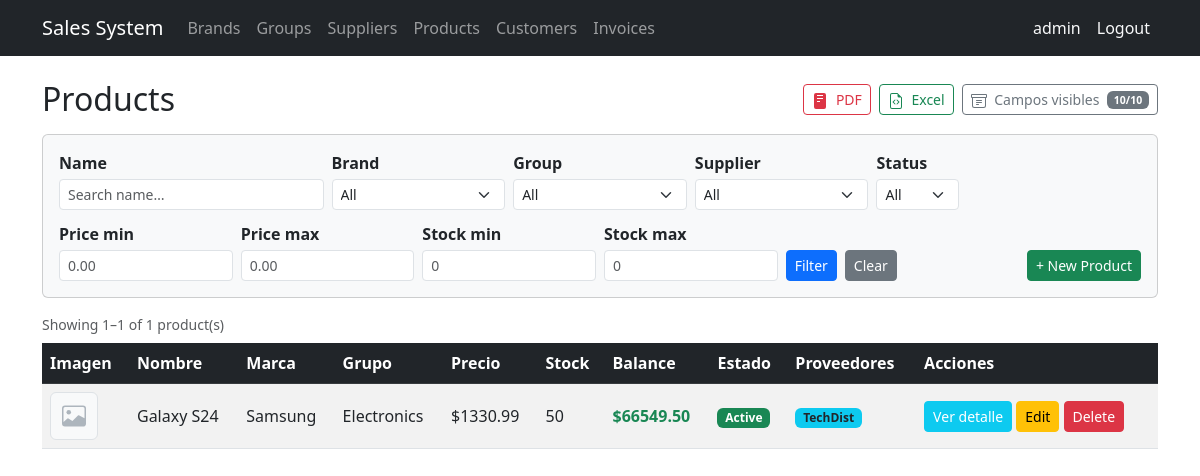
Page /products/ (signed in) on the earlier database version.
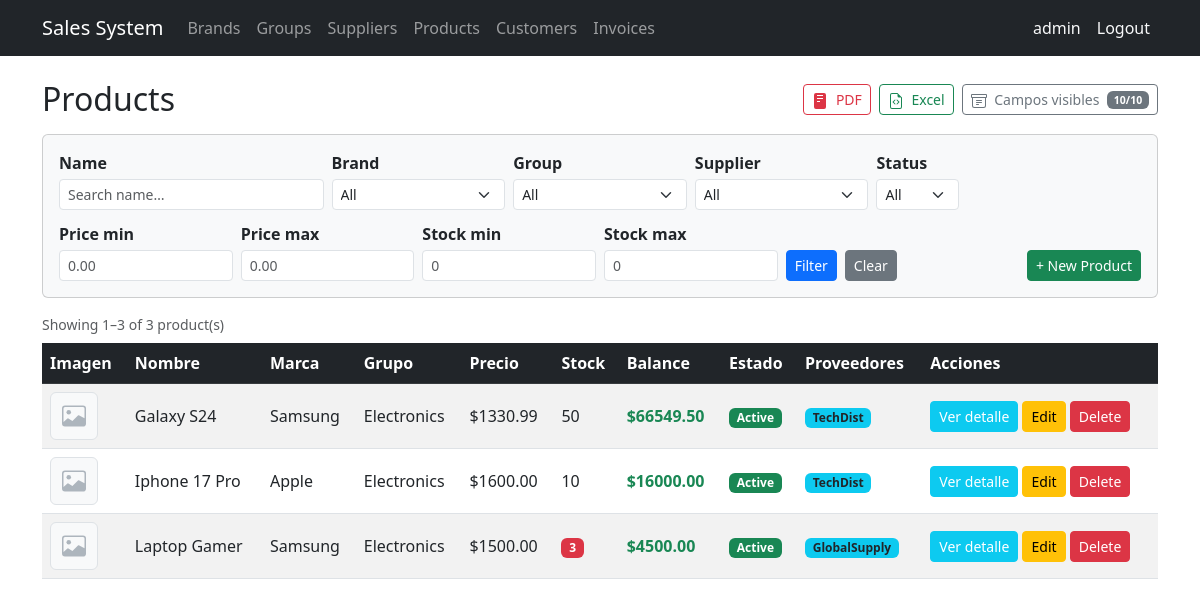
Same page on the later database version.
### billing/models.py (models this page shows, shortened)
class Product(models.Model):
    name = models.CharField(max_length=200, verbose_name='Product Name')
    description = models.TextField(blank=True, null=True)
    brand = models.ForeignKey(Brand, on_delete=models.PROTECT, related_name='products')
    group = models.ForeignKey(ProductGroup, on_delete=models.PROTECT, related_name='products')
    suppliers = models.ManyToManyField(Supplier, related_name='products', blank=True)
    unit_price = models.DecimalField(max_digits=12, decimal_places=2)
    stock = models.IntegerField(default=0)
    image = models.ImageField(upload_to='products/', blank=True, null=True, verbose_name='Image')
    is_active = models.BooleanField(default=True)
    created_at = models.DateTimeField(auto_now_add=True)
    updated_at = models.DateTimeField(auto_now=True)
    class Meta:
        verbose_name = 'Product'
        verbose_name_plural = 'Products'
        ordering = ['name']
    @property
    def balance(self):
        return self.unit_price * self.stock

class Brand(models.Model):
    name = models.CharField(max_length=100, unique=True, verbose_name='Brand Name')
    description = models.TextField(blank=True, null=True)
    is_active = models.BooleanField(default=True)
    created_at = models.DateTimeField(auto_now_add=True)
    updated_at = models.DateTimeField(auto_now=True)
    class Meta:
        verbose_name = 'Brand'
        verbose_name_plural = 'Brands'
        ordering = ['name']

class ProductGroup(models.Model):
    name = models.CharField(max_length=100, unique=True, verbose_name='Group Name')
    is_active = models.BooleanField(default=True)
    created_at = models.DateTimeField(auto_now_add=True)
    updated_at = models.DateTimeField(auto_now=True)
    class Meta:
        verbose_name = 'Product Group'
        verbose_name_plural = 'Product Groups'
        ordering = ['name']

class Supplier(models.Model):
    name = models.CharField(max_length=200, verbose_name='Company Name')
    contact_name = models.CharField(max_length=200, blank=True, null=True)
    email = models.EmailField(blank=True, null=True)
    phone = models.CharField(max_length=20, blank=True, null=True)
    address = models.TextField(blank=True, null=True)
    is_active = models.BooleanField(default=True)
    created_at = models.DateTimeField(auto_now_add=True)
    updated_at = models.DateTimeField(auto_now=True)
    class Meta:
        verbose_name = 'Supplier'
        verbose_name_plural = 'Suppliers'
        ordering = ['name']

### billing/views.py (the view)
# urls.py: path('products/', views.ProductListView.as_view(), name='product_list'),
class ProductListView(LoginRequiredMixin, ExportMixin, ListView):
    model = Product
    template_name = 'billing/product_list.html'
    context_object_name = 'items'
    paginate_by = 10
    export_filename = 'productos'
    export_title = 'Listado de Productos'
    export_fields = [
        ('name',                                      'Nombre'),
        ('brand.name',                                'Marca'),
        ('group.name',                                'Grupo'),
        (lambda o: f"${o.unit_price}",               'Precio'),
        ('stock',                                     'Stock'),
        (lambda o: f"${o.balance:.2f}",              'Balance'),
        (lambda o: 'Activo' if o.is_active else 'Inactivo', 'Estado'),
        (lambda o: ', '.join(s.name for s in o.suppliers.all()), 'Proveedores'),
    ]
    export_fields_map = {
        'name':      ('name',                                      'Nombre'),
        'brand':     ('brand.name',                                'Marca'),
        'group':     ('group.name',                                'Grupo'),
        'price':     (lambda o: f"${o.unit_price}",               'Precio'),
        'stock':     ('stock',                                     'Stock'),
        'balance':   (lambda o: f"${o.balance:.2f}",              'Balance'),
        'status':    (lambda o: 'Activo' if o.is_active else 'Inactivo', 'Estado'),
        'suppliers': (lambda o: ', '.join(s.name for s in o.suppliers.all()), 'Proveedores'),
    }
    def get_queryset(self):
        qs = Product.objects.select_related('brand', 'group').prefetch_related('suppliers')
        g = self.request.GET
        if name := g.get('name', '').strip():
            qs = qs.filter(name__icontains=name)
        if brand := g.get('brand', ''):
            qs = qs.filter(brand_id=brand)
        if group := g.get('group', ''):
            qs = qs.filter(group_id=group)
        if supplier := g.get('supplier', ''):
            qs = qs.filter(suppliers__id=supplier)
        if price_min := g.get('price_min', '').strip():
            qs = qs.filter(unit_price__gte=price_min)
        if price_max := g.get('price_max', '').strip():
            qs = qs.filter(unit_price__lte=price_max)
        if stock_min := g.get('stock_min', '').strip():
            qs = qs.filter(stock__gte=stock_min)
        if stock_max := g.get('stock_max', '').strip():
            qs = qs.filter(stock__lte=stock_max)
        if (is_active := g.get('is_active', '')) in ('true', 'false'):
            qs = qs.filter(is_active=(is_active == 'true'))
        return qs.distinct()
    def get_context_data(self, **kwargs):
        ctx = super().get_context_data(**kwargs)
        ctx['brands'] = Brand.objects.order_by('name')
        ctx['groups'] = ProductGroup.objects.order_by('name')
        ctx['suppliers_list'] = Supplier.objects.order_by('name')
        params = self.request.GET.copy()
        params.pop('page', None)
        ctx['q'] = params
        return ctx

### shared/mixins.py (called while the page is built)
    def get(self, request, *args, **kwargs):
        fmt = request.GET.get('export', '').lower()
        if fmt == 'pdf':
            fields = self._get_active_export_fields(request)
            return self._render_pdf(self.get_queryset(), fields)
        if fmt == 'excel':
            fields = self._get_active_export_fields(request)
            return self._render_excel(self.get_queryset(), fields)
        return super().get(request, *args, **kwargs)

### billing/templates/billing/product_list.html (shortened to what the changed rows need)
{% extends 'billing/base.html' %}
{% block content %}
<div class="d-flex align-items-center justify-content-between mb-3 flex-wrap gap-2">
  <h2 class="mb-0">Products</h2>
  <div class="d-flex gap-2 flex-wrap">
  </div>
</div>
<form method="get" class="card card-body bg-light mb-3">
  <div class="row g-2 align-items-end">
  </div>
  <div class="row g-2 align-items-end mt-1">
  </div>
</form>
<p class="text-muted small mb-2">
  Showing {{ page_obj.start_index }}–{{ page_obj.end_index }} of {{ paginator.count }} product(s)
</p>
<div class="table-responsive">
  <table class="table table-striped table-hover align-middle" id="product-table">
    <thead class="table-dark">
      <tr>
        <th data-col="image">Imagen</th>
        <th data-col="name">Nombre</th>
        <th data-col="brand">Marca</th>
        <th data-col="group">Grupo</th>
        <th data-col="price">Precio</th>
        <th data-col="stock">Stock</th>
        <th data-col="balance">Balance</th>
        <th data-col="status">Estado</th>
        <th data-col="suppliers">Proveedores</th>
        <th data-col="actions">Acciones</th>
      </tr>
    </thead>
    <tbody>
      {% for item in items %}
      <tr>
        <td data-col="image">
          {% if item.image %}
            <img src="{{ item.image.url }}" alt="{{ item.name }}"
                 style="width:48px;height:48px;object-fit:cover;border-radius:6px;">
          {% else %}
            <div class="d-flex align-items-center justify-content-center bg-light border rounded"
                 style="width:48px;height:48px;border-radius:6px!important;" title="Sin imagen">
            </div>
          {% endif %}
        </td>
        <td data-col="name">{{ item.name }}</td>
        <td data-col="brand">{{ item.brand.name }}</td>
        <td data-col="group">{{ item.group.name }}</td>
        <td data-col="price">${{ item.unit_price }}</td>
        <td data-col="stock">
          {% if item.stock <= 5 %}
            <span class="badge bg-danger">{{ item.stock }}</span>
          {% else %}
            {{ item.stock }}
          {% endif %}
        </td>
        <td data-col="balance" class="fw-semibold text-success">${{ item.balance|floatformat:2 }}</td>
        <td data-col="status">
          {% if item.is_active %}
            <span class="badge bg-success">Active</span>
          {% else %}
            <span class="badge bg-secondary">Inactive</span>
          {% endif %}
        </td>
        <td data-col="suppliers">
          {% for s in item.suppliers.all %}
            <span class="badge bg-info text-dark">{{ s.name }}</span>
          {% empty %}
            <span class="text-muted">—</span>
          {% endfor %}
        </td>
        <td data-col="actions">
          <a href="{% url 'billing:product_detail' item.pk %}" class="btn btn-sm btn-info text-white">Ver detalle</a>
          <a href="{% url 'billing:product_update' item.pk %}" class="btn btn-sm btn-warning">Edit</a>
          <a href="{% url 'billing:product_delete' item.pk %}" class="btn btn-sm btn-danger">Delete</a>
        </td>
      </tr>
      {% empty %}
      <tr><td colspan="100" class="text-center text-muted py-4">No products match the current filters.</td></tr>
      {% endfor %}
    </tbody>
  </table>
</div>
{% endblock %}

Differences in the rows shown:
added Product: name "Iphone 17 Pro", brand.name "Apple", group.name "Electronics", unit_price "1600.00", stock "10", balance "16000.00", is_active "Active", Supplier (name "TechDist")
added Product: name "Laptop Gamer", brand.name "Samsung", group.name "Electronics", unit_price "1500.00", stock "3", balance "4500.00", is_active "Active"
now on this page (row unchanged): Supplier: name "GlobalSupply", shown under "Laptop Gamer"
Other differences:
{{ page_obj.end_index }}: "1" → "3"
{{ paginator.count }}: "1" → "3"
